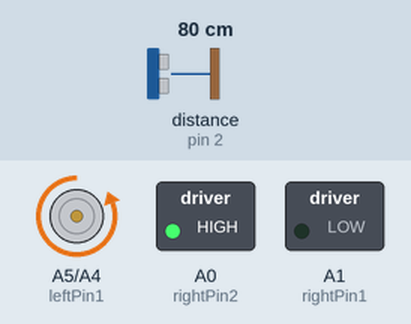
The sketch below on a simulated Arduino Uno, built with avr-gcc and run on an emulated ATmega328P. On the bench: motor-driver pin pairs drawn as motors (green arrow = first pin HIGH = forward, orange = second pin HIGH = backward, longer = more drive), switched loads named in the sketch (green lamp = pin HIGH). The test bench sets the inputs (shaded band); at power-on: distance to the obstacle (sensor on pin 2) 80 cm. The echo pulse lasts 58.3 µs per cm.

Above: at 1.2 s.
1.3 s: distance to the obstacle (sensor on pin 2) set to 34 cm
4.0 s: distance to the obstacle (sensor on pin 2) set to 28 cm
At 6.0 s:
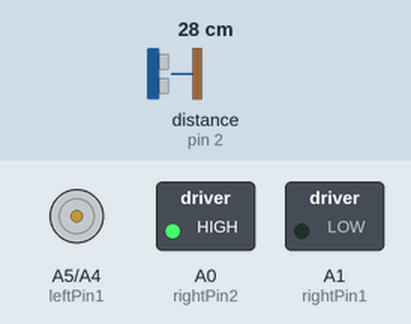
7.0 s: distance to the obstacle (sensor on pin 2) set to 35 cm
At 7.5 s:
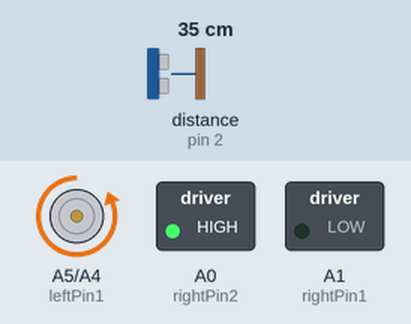
8.5 s: distance to the obstacle (sensor on pin 2) set to 2 cm
At 10.6 s:
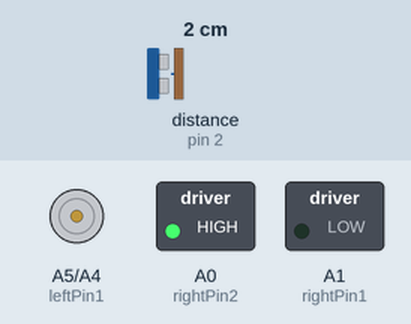
Timing chart, 0 to 12.1 s (numbered marks = the images above; inputs shaded):
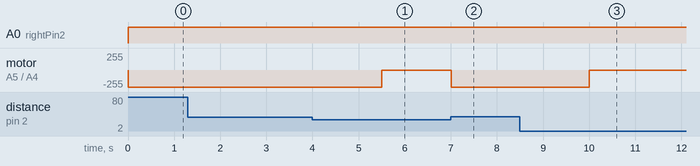

Measured:
- the behaviour switches between 31 and 30 cm on distance to the obstacle (sensor on pin 2) (found by bisection; images 0 and 1)
- after the input at 1.3 s, every drawn part: stays the same
- after the input at 4.0 s, motor on A5 (leftPin1) / A4 (leftPin2): backward 255/255 → stopped after 1.5 s
- after the input at 7.0 s, motor on A5 (leftPin1) / A4 (leftPin2): stopped → backward 255/255 at once
- after the input at 8.5 s, motor on A5 (leftPin1) / A4 (leftPin2): backward 255/255 → stopped after 1.5 s

The sketch:

FDPObstacleAvoidance.ino
```cpp
#include <NewPing.h>
#include "PinDef.h"

NewPing sonar(triggerPin, echoPin, maxDistance);


int right, left;

void setup() {
  // put your setup code here, to run once:
  motorSetup();
}

void loop() {
  // put your main code here, to run repeatedly:
  if(sonar.ping_cm() == 0 || sonar.ping_cm() > 30)
  {
    drive(-1, -1);
  }
  else
  {
    delay(1500);
    drive(0, -1);
  }
}
```

Motor.ino
```cpp
void motorSetup()
{
  pinMode(leftPin1, OUTPUT);
  pinMode(leftPin2, OUTPUT);
  pinMode(rightPin1, OUTPUT);
  pinMode(rightPin2, OUTPUT);
}

void drive(int left, int right)
{
  leftMotor(left);
  rightMotor(right);
}

void leftMotor(int val)
{
  if(val == 1)
  {
    digitalWrite(leftPin1, HIGH);
    digitalWrite(leftPin2, LOW);
  }
  else if (val == -1)
  {
    digitalWrite(leftPin1, LOW);
    digitalWrite(leftPin2, HIGH);
  }
  else
  {
    digitalWrite(leftPin1, LOW);
    digitalWrite(leftPin2, LOW);
  }
}

void rightMotor(int val)
{
  if(val == 1)
  {
    digitalWrite(rightPin1, HIGH);
    digitalWrite(rightPin2, LOW);
  }
  else if (val == -1)
  {
    digitalWrite(rightPin1, LOW);
    digitalWrite(rightPin2, HIGH);
  }
  else
  {
    digitalWrite(rightPin1, LOW);
    digitalWrite(rightPin2, LOW);
  }
}

void disableEverything()
{
  digitalWrite(leftPin1, LOW);
  digitalWrite(leftPin2, LOW);
  digitalWrite(rightPin1, LOW);
  digitalWrite(rightPin2, LOW);
}
```

PinDef.h
```cpp
#define leftPin2 A4
#define leftPin1 A5
#define rightPin2 A0
#define rightPin1 A1

#define triggerPin 3
#define echoPin 2
#define maxDistance 200
```
